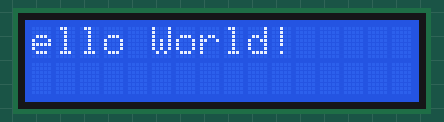
Simulated run of this sketch. Board: Arduino Uno, built with avr-gcc and run on an emulated ATmega328P. Shown: 16×2 character LCD. What the sketch prints to the serial monitor is not drawn.

Above: at 0.14 s.
At 0.89 s:
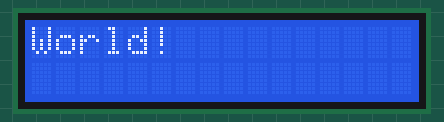
At 1.8 s:
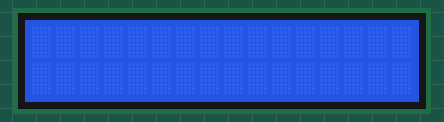
At 5.8 s:
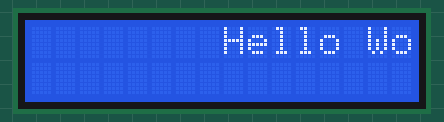
At 9.2 s:
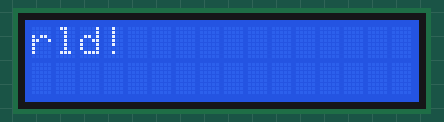
At 16.0 s:
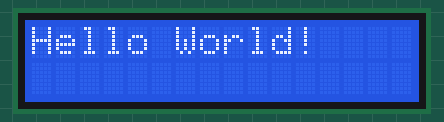

The sketch:

3-HelloWorld_Display.ino
```cpp
/*  This is a basic example to print Hello World! to a 16x2 LCD display.
 *  Once printed, it then scrolls the message off the screen one character
 *  at a time.  It uses the LiquidCrystal.h library for displays compatible
 *  with the Hitachi HD44780 driver.
 * LCD RS pin to pin 8
 * LCD Enable pin to pin 9
 * LCD D4 pin to  pin 10
 * LCD D5 pin to pin 11
 * LCD D6 pin to digital pin 12
 * LCD D7 pin to digital pin 13
 * LCD R/W pin to ground
 * LCD VSS pin to ground
 * LCD VCC pin to 5V
 * 10K resistor:
 * each end goes to 5V and ground
 * 10k potentiometer to LCD VO pin (pin 12)
 */

//include LCD library to use the display
#include <LiquidCrystal.h>

//define LCD pins and initialize LCD library
LiquidCrystal lcd(8, 9, 10, 11, 12, 13);  //display connected to pins 8,9,10,11,12,and 13.

int scrollDelay = 150;                    //scrollDelay governs the speed of the scrolling

//code that runs once at startup.
void setup()
{
  //initialize lcd with 16 columns and 2 rows
  lcd.begin(16,2);

  //initialize serial port to communicate with serial monitor at 9600 baud.
  Serial.begin(9600);
}

//code that runs on a constant loop
void loop()
{
  clearScreen();                    //call the clearScreen function to clear the display
  Serial.println("Hello World!");   //Print message to the Arduino IDE serial monitor
  sayHello();                       //scroll message across the display
  delay(1000);

}

//define function to clear the screen
void clearScreen()
{
  lcd.setCursor(0,0);
  lcd.print("                ");
  lcd.setCursor(0,1);
  lcd.print("                ");
}


//define function to scroll Hello World! across the display
void sayHello()
{
  //print the message starting at the upper left corner.
  lcd.setCursor(0,0);
  lcd.print("Hello World!");

  //create a for loop to shift left to drive the message off the display
  for (int shift = 0; shift < 16; shift ++) // the ++ just increments the shift variable by 1.
  {
    lcd.scrollDisplayLeft();
    delay(scrollDelay);
  }
}
```

Measured:
- by itself, everything shown: repeats every 17.0 s, in 56 steps
- what the display in image 2 shows lasts 3.0 s, from 1.7 s to 4.7 s
- what the display in image 3 shows lasts 1.2 s, from 5.7 s to 6.9 s
